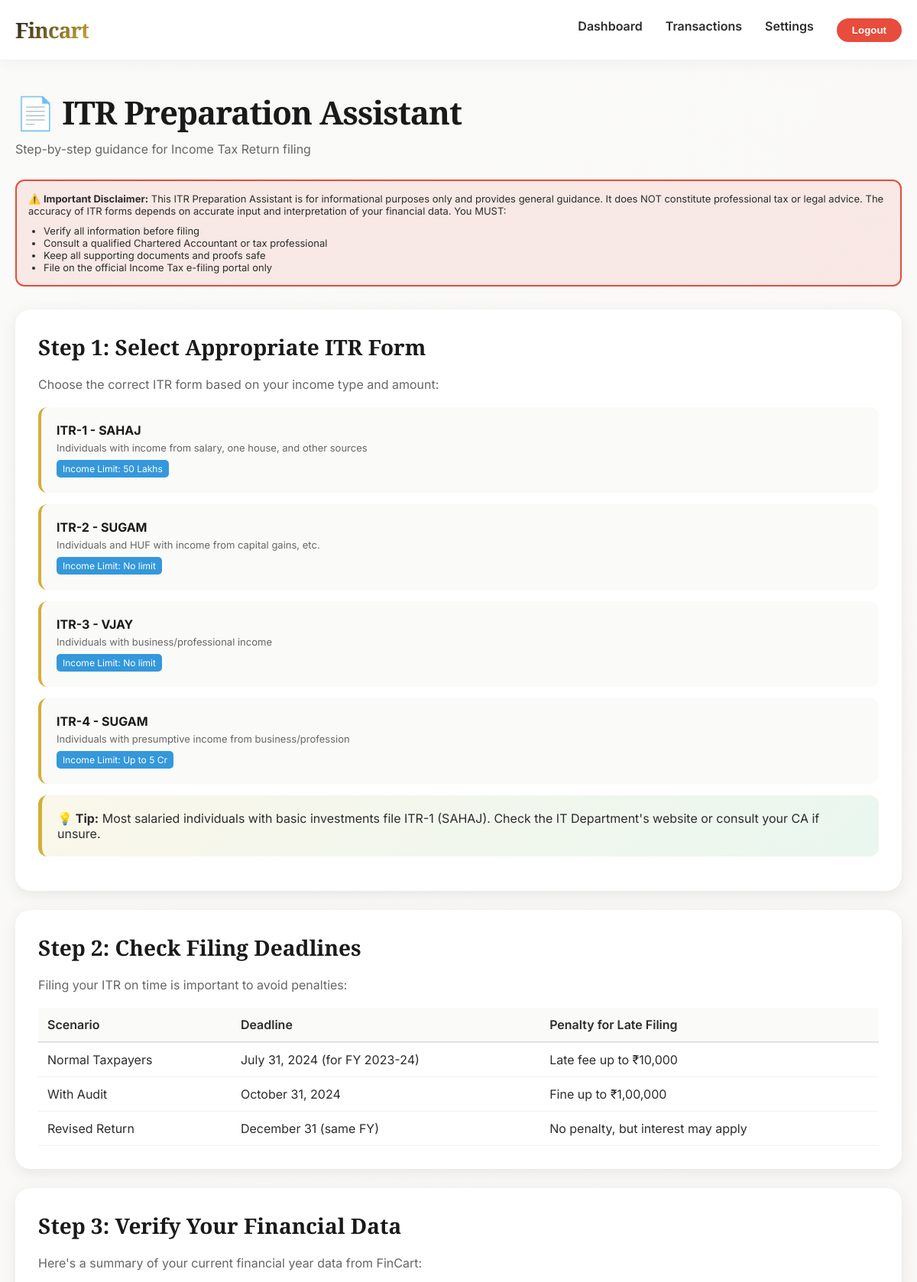
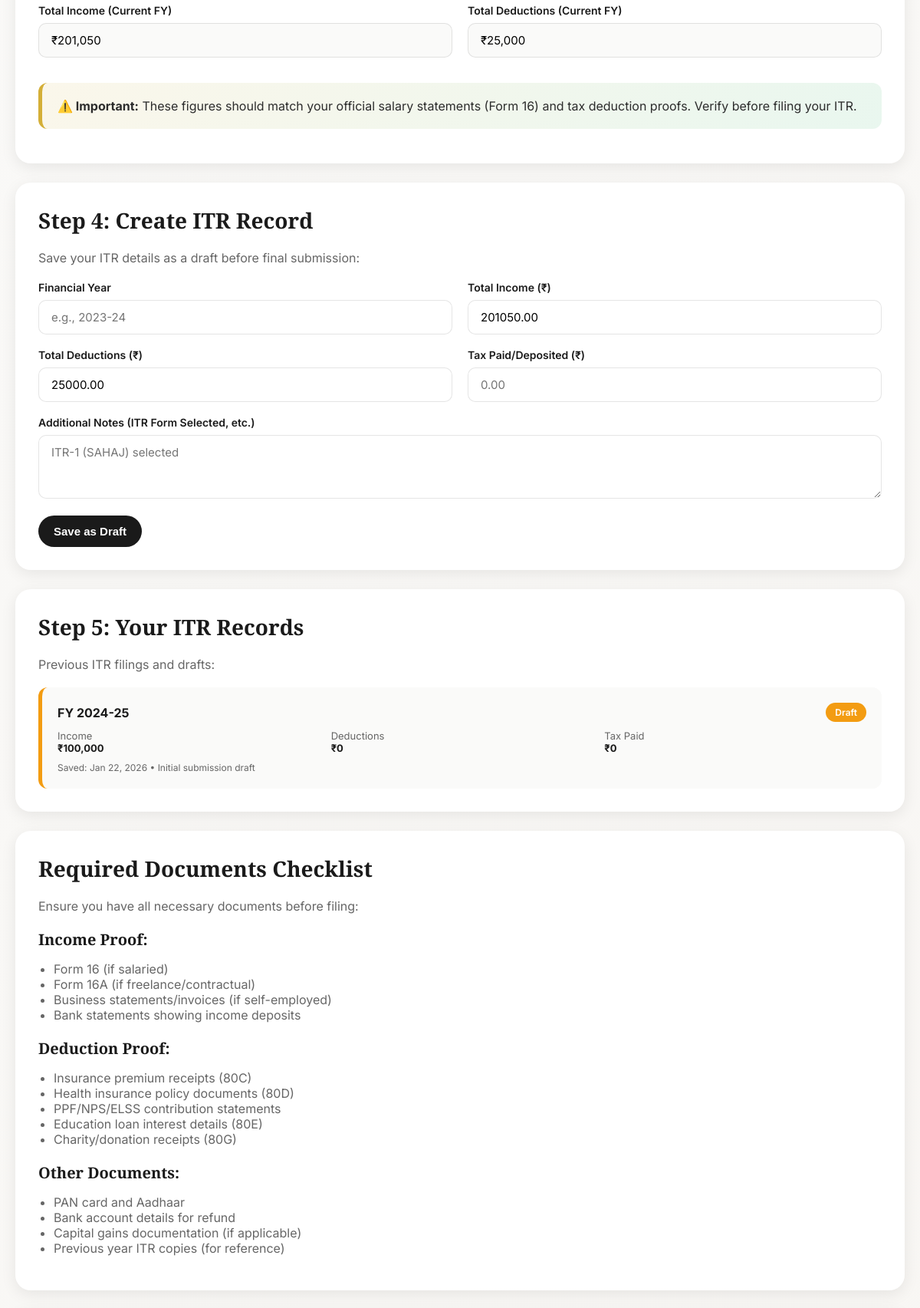
Page /itr_preparation.php (signed in, upper part) on the committed database (2 pictures, top to bottom).
### tables this page shows
CREATE TABLE IF NOT EXISTS `itr_submissions` (
  `id` int NOT NULL AUTO_INCREMENT,
  `user_id` int NOT NULL,
  `financial_year` varchar(20) NOT NULL,
  `total_income` decimal(15,2) NOT NULL,
  `total_deductions` decimal(15,2) DEFAULT '0.00',
  `tax_paid` decimal(15,2) DEFAULT '0.00',
  `submission_notes` text,
  `status` varchar(50) DEFAULT 'Draft',
  `submission_date` timestamp NULL DEFAULT CURRENT_TIMESTAMP,
  PRIMARY KEY (`id`),
  KEY `user_id` (`user_id`),
  CONSTRAINT `fk_itr_user` FOREIGN KEY (`user_id`) REFERENCES `users` (`id`) ON DELETE CASCADE
);

### itr_preparation.php (the view, shortened to what this page needs)
<?php
include "db.php";
$user_id = $_SESSION['user_id'];
$itr_sql = "SELECT * FROM itr_submissions WHERE user_id = ? ORDER BY financial_year DESC";
$itr_stmt = $conn->prepare($itr_sql);
$itr_stmt->bind_param("i", $user_id);
$itr_stmt->execute();
$itr_result = $itr_stmt->get_result();
$itr_records = [];
while ($row = $itr_result->fetch_assoc()) {
    $itr_records[] = $row;
}
$current_year = date('Y');
$income_sql = "SELECT SUM(amount) as total FROM transactions WHERE user_id = ? AND type = 'income' AND YEAR(date) = ?";
$income_stmt = $conn->prepare($income_sql);
$income_stmt->bind_param("ii", $user_id, $current_year);
$income_stmt->execute();
$income_result = $income_stmt->get_result();
$income_row = $income_result->fetch_assoc();
$current_income = $income_row['total'] ?? 0;
$deduction_sql = "SELECT SUM(amount) as total FROM tax_deductions WHERE user_id = ? AND YEAR(deduction_date) = ?";
$deduction_stmt = $conn->prepare($deduction_sql);
$deduction_stmt->bind_param("ii", $user_id, $current_year);
$deduction_stmt->execute();
$deduction_result = $deduction_stmt->get_result();
$deduction_row = $deduction_result->fetch_assoc();
$current_deductions = $deduction_row['total'] ?? 0;
$itr_forms = [
    ['form' => 'ITR-1', 'name' => 'SAHAJ', 'for' => 'Individuals with income from salary, one house, and other sources', 'income_limit' => '50 Lakhs'],
    ['form' => 'ITR-2', 'name' => 'SUGAM', 'for' => 'Individuals and HUF with income from capital gains, etc.', 'income_limit' => 'No limit'],
    ['form' => 'ITR-3', 'name' => 'VJAY', 'for' => 'Individuals with business/professional income', 'income_limit' => 'No limit'],
    ['form' => 'ITR-4', 'name' => 'SUGAM', 'for' => 'Individuals with presumptive income from business/profession', 'income_limit' => 'Up to 5 Cr'],
];
$filing_deadlines = [
    ['scenario' => 'Normal Taxpayers', 'deadline' => 'July 31, 2024 (for FY 2023-24)', 'penalty' => 'Late fee up to ₹10,000'],
    ['scenario' => 'With Audit', 'deadline' => 'October 31, 2024', 'penalty' => 'Fine up to ₹1,00,000'],
    ['scenario' => 'Revised Return', 'deadline' => 'December 31 (same FY)', 'penalty' => 'No penalty, but interest may apply'],
];
?>
<!DOCTYPE html>
<html lang="en">
<head>
</head>
<body>
    <header>
        <div class="header-container">
            <div class="logo">
                <h1>Fincart</h1>
            </div>
            <div class="nav-links">
                <a href="dashboard.php" class="nav-link">Dashboard</a>
                <a href="transactions.php" class="nav-link">Transactions</a>
                <a href="profile.php" class="nav-link">Settings</a>
                <form method="POST" action="logout.php" style="display: inline;">
                    <button type="submit" class="logout-btn">Logout</button>
                </form>
            </div>
        </div>
    </header>
    <div class="container">
        <div class="page-header">
            <h1>📄 ITR Preparation Assistant</h1>
            <p>Step-by-step guidance for Income Tax Return filing</p>
        </div>
        <div class="disclaimer">
            ⚠️ <strong>Important Disclaimer:</strong> This ITR Preparation Assistant is for informational purposes only and provides general guidance. It does NOT constitute professional tax or legal advice. The accuracy of ITR forms depends on accurate input and interpretation of your financial data. You MUST:
            <ul style="margin: 10px 0 0 20px;">
                <li>Verify all information before filing</li>
                <li>Consult a qualified Chartered Accountant or tax professional</li>
                <li>Keep all supporting documents and proofs safe</li>
                <li>File on the official Income Tax e-filing portal only</li>
            </ul>
        </div>
        <div class="card">
            <h2>Step 1: Select Appropriate ITR Form</h2>
            <p style="color: var(--text-light); margin-bottom: 20px;">
                Choose the correct ITR form based on your income type and amount:
            </p>
            <?php foreach ($itr_forms as $form): ?>
                <div class="itr-form-card">
                    <div class="itr-form-title">
                        <?php echo htmlspecialchars($form['form'] . ' - ' . $form['name']); ?>
                    </div>
                    <div class="itr-form-desc">
                        <?php echo htmlspecialchars($form['for']); ?>
                    </div>
                    <span class="itr-form-limit">Income Limit: <?php echo htmlspecialchars($form['income_limit']); ?></span>
                </div>
            <?php endforeach; ?>
            <div class="highlight-box">
                <strong>💡 Tip:</strong> Most salaried individuals with basic investments file ITR-1 (SAHAJ). Check the IT Department's website or consult your CA if unsure.
            </div>
        </div>
        <div class="card">
            <h2>Step 2: Check Filing Deadlines</h2>
            <p style="color: var(--text-light); margin-bottom: 20px;">
                Filing your ITR on time is important to avoid penalties:
            </p>
            <table class="deadline-table">
                <thead>
                    <tr>
                        <th>Scenario</th>
                        <th>Deadline</th>
                        <th>Penalty for Late Filing</th>
                    </tr>
                </thead>
                <tbody>
                    <?php foreach ($filing_deadlines as $deadline): ?>
                        <tr>
                            <td><?php echo htmlspecialchars($deadline['scenario']); ?></td>
                            <td><?php echo htmlspecialchars($deadline['deadline']); ?></td>
                            <td><?php echo htmlspecialchars($deadline['penalty']); ?></td>
                        </tr>
                    <?php endforeach; ?>
                </tbody>
            </table>
        </div>
        <div class="card">
            <h2>Step 3: Verify Your Financial Data</h2>
            <p style="color: var(--text-light); margin-bottom: 20px;">
                Here's a summary of your current financial year data from FinCart:
            </p>
            <div class="form-row">
                <div class="form-group">
                    <label>Total Income (Current FY)</label>
                    <input type="text" value="₹<?php echo number_format($current_income, 0); ?>" readonly style="background: var(--off-white);">
                </div>
                <div class="form-group">
                    <label>Total Deductions (Current FY)</label>
                    <input type="text" value="₹<?php echo number_format($current_deductions, 0); ?>" readonly style="background: var(--off-white);">
                </div>
            </div>
            <div class="highlight-box">
                <strong>⚠️ Important:</strong> These figures should match your official salary statements (Form 16) and tax deduction proofs. Verify before filing your ITR.
            </div>
        </div>
        <div class="card">
            <h2>Step 4: Create ITR Record</h2>
            <p style="color: var(--text-light); margin-bottom: 20px;">
                Save your ITR details as a draft before final submission:
            </p>
            <form method="POST">
                <div class="form-row">
                    <div class="form-group">
                        <label for="financial_year">Financial Year</label>
                        <input type="text" id="financial_year" name="financial_year" placeholder="e.g., 2023-24" required>
                    </div>
                    <div class="form-group">
                        <label for="total_income">Total Income (₹)</label>
                        <input type="number" id="total_income" name="total_income" value="<?php echo $current_income; ?>" step="0.01" min="0" required>
                    </div>
                </div>
                <div class="form-row">
                    <div class="form-group">
                        <label for="total_deductions">Total Deductions (₹)</label>
                        <input type="number" id="total_deductions" name="total_deductions" value="<?php echo $current_deductions; ?>" step="0.01" min="0" required>
                    </div>
                    <div class="form-group">
                        <label for="tax_paid">Tax Paid/Deposited (₹)</label>
                        <input type="number" id="tax_paid" name="tax_paid" placeholder="0.00" step="0.01" min="0">
                    </div>
                </div>
                <div class="form-group">
                    <label for="notes">Additional Notes (ITR Form Selected, etc.)</label>
                    <textarea id="notes" name="notes" placeholder="ITR-1 (SAHAJ) selected" rows="3"></textarea>
                </div>
                <button type="submit" class="btn btn-primary">Save as Draft</button>
            </form>
        </div>
        <?php if (count($itr_records) > 0): ?>
            <div class="card">
                <h2>Step 5: Your ITR Records</h2>
                <p style="color: var(--text-light); margin-bottom: 20px;">
                    Previous ITR filings and drafts:
                </p>
                <div class="itr-records">
                    <?php foreach ($itr_records as $record): ?>
                        <div class="itr-record <?php echo strtolower($record['status']); ?>">
                            <div class="record-header">
                                <span class="record-year">FY <?php echo htmlspecialchars($record['financial_year']); ?></span>
                                <span class="record-status status-<?php echo strtolower($record['status']); ?>">
                                    <?php echo htmlspecialchars($record['status']); ?>
                                </span>
                            </div>
                            <div class="record-details">
                                <div class="detail-item">
                                    <div class="detail-label">Income</div>
                                    <div class="detail-value">₹<?php echo number_format($record['total_income'], 0); ?></div>
                                </div>
                                <div class="detail-item">
                                    <div class="detail-label">Deductions</div>
                                    <div class="detail-value">₹<?php echo number_format($record['total_deductions'], 0); ?></div>
                                </div>
                                <div class="detail-item">
                                    <div class="detail-label">Tax Paid</div>
                                    <div class="detail-value">₹<?php echo number_format($record['tax_paid'], 0); ?></div>
                                </div>
                            </div>
                            <div style="margin-top: 10px; color: var(--text-light); font-size: 12px;">
                                Saved: <?php echo date('M d, Y', strtotime($record['submission_date'])); ?>
                                <?php if (!empty($record['submission_notes'])): ?>
                                    • <?php echo htmlspecialchars($record['submission_notes']); ?>
                                <?php endif; ?>
                            </div>
                        </div>
                    <?php endforeach; ?>
                </div>
            </div>
        <?php endif; ?>
        <div class="card">
            <h2>Required Documents Checklist</h2>
            <p style="color: var(--text-light); margin-bottom: 20px;">
                Ensure you have all necessary documents before filing:
            </p>
            <h3>Income Proof:</h3>
            <ul style="margin: 15px 0; margin-left: 20px; color: var(--text-light);">
                <li>Form 16 (if salaried)</li>
                <li>Form 16A (if freelance/contractual)</li>
                <li>Business statements/invoices (if self-employed)</li>
                <li>Bank statements showing income deposits</li>
            </ul>
            <h3>Deduction Proof:</h3>
            <ul style="margin: 15px 0; margin-left: 20px; color: var(--text-light);">
                <li>Insurance premium receipts (80C)</li>
                <li>Health insurance policy documents (80D)</li>
                <li>PPF/NPS/ELSS contribution statements</li>
                <li>Education loan interest details (80E)</li>
                <li>Charity/donation receipts (80G)</li>
            </ul>
            <h3>Other Documents:</h3>
            <ul style="margin: 15px 0; margin-left: 20px; color: var(--text-light);">
                <li>PAN card and Aadhaar</li>
                <li>Bank account details for refund</li>
                <li>Capital gains documentation (if applicable)</li>
                <li>Previous year ITR copies (for reference)</li>
            </ul>
        </div>
    </div>
</body>
</html>

### rows in the picture
itr_submissions: financial_year "2024-25", status "Draft", total_income "100,000", total_deductions "0", tax_paid "0", submission_date "Jan 22, 2026", submission_notes "Initial submission draft"

### other values in the picture
$form['form'] . ' - ' . $form['name'] "ITR-1 - SAHAJ"
$form['for'] "Individuals with income from salary, one house, and other sources"
$form['income_limit'] "50 Lakhs"
$form['form'] . ' - ' . $form['name'] "ITR-2 - SUGAM"
$form['for'] "Individuals and HUF with income from capital gains, etc."
$form['income_limit'] "No limit"
$form['form'] . ' - ' . $form['name'] "ITR-3 - VJAY"
$form['for'] "Individuals with business/professional income"
$form['form'] . ' - ' . $form['name'] "ITR-4 - SUGAM"
$form['for'] "Individuals with presumptive income from business/profession"
$form['income_limit'] "Up to 5 Cr"
$deadline['scenario'] "Normal Taxpayers"
$deadline['deadline'] "July 31, 2024 (for FY 2023-24)"
$deadline['penalty'] "Late fee up to ₹10,000"
$deadline['scenario'] "With Audit"
